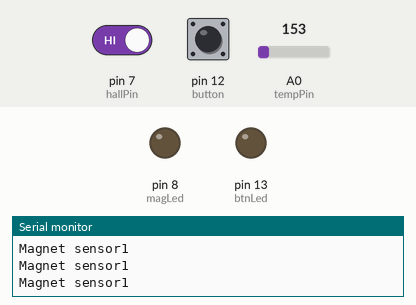
This sketch was run on a simulated Arduino Uno, built with avr-gcc and run on an emulated ATmega328P. On the bench: output pins drawn as LEDs (lit = HIGH), the last lines printed to the serial monitor. The inputs (shaded band) are chosen by the test bench; at power-on: pin 7 (hallPin) HIGH, pin 12 (button) LOW, A0 (tempPin) = 153. The local clock reads 2024-03-15 10:24:30 at power-on unless the sketch sets it.

Above: at 1.4 s.
1.5 s: pin 7 (hallPin) driven LOW
At 3.1 s:
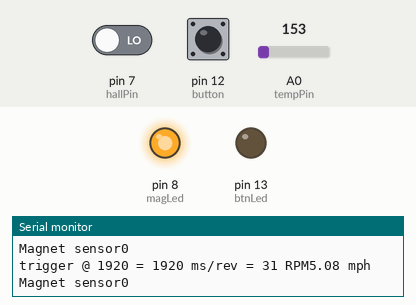
3.4 s: pin 12 (button) pulled HIGH for 1 s
At 4.6 s:
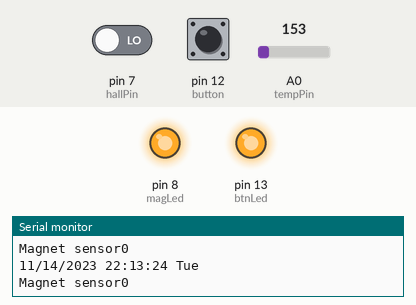
6.4 s: pin 12 (button) pulled HIGH for 3.2 s
At 10.3 s:
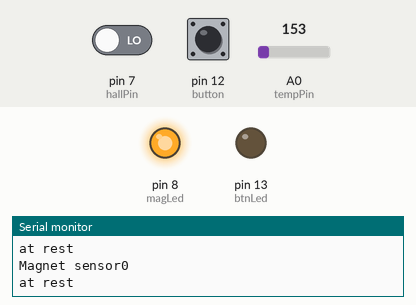
11.4 s: pin 7 (hallPin) driven HIGH
At 12.1 s:
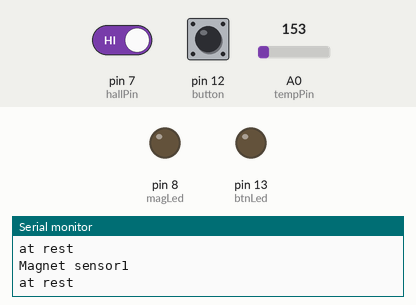
12.9 s: pin 12 (button) pulled HIGH for 1 s
At 14.0 s:
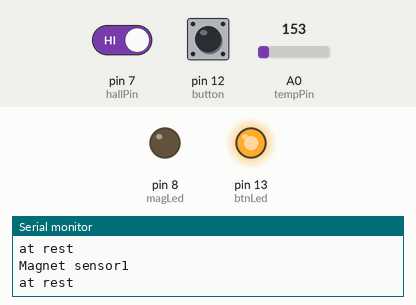
Timing chart, 0 to 15.9 s (numbered marks = the images above; inputs shaded):
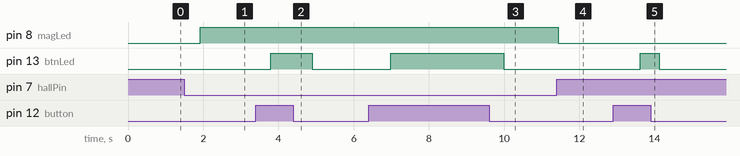

The sketch:

Final_Bike_Computer.ino
```cpp
/* Johanna Lynn
Bike Computer
Version 1.5
7/19/14

This sketch has 4 main methods:
  showDateTime()
  showSpeed()
  showTemp()
  showMain()
*/

// these are necessary to use the RTC
#include <Wire.h>
#include "RTClib.h"

// required to use the LCD
#include <SoftwareSerial.h>

// Create a software serial port!
SoftwareSerial lcd = SoftwareSerial(0,2);

// this declaration allows communication with the RTC chip
RTC_DS1307 RTC;

// this constant shows where we'll find the temp sensor
const int tempPin = A0;   // must be an analog pin !!
const int btnLed = 13;
const int magLed = 8;  // for testing
const int hallPin = 7;

//variables for RPM and Speed
int prevMag = HIGH;
long prevRevTime;
float mph;
int rpm;
float maxMPH;
const int revTimeout = 3000;
const int magRadius = 700;
const float wheelCircum = magRadius* 2 * PI / 25.4 / 12 / 5280;

// these variables are used to calculate the temperature
int tempValue;    // raw analog data
int tempMV;       // corresponding voltage
float tempCent;   // degrees Fahrenheit
float tempFahr;   // degrees Centigrade
float highTemp = -1023;
float lowTemp = 1023;

const int button = 12;
int mode = 3;

// these are used to print text abbreviations of months and weeks
const String dayName[7]  = {
  "Sun", "Mon", "Tue", "Wed", "Thu", "Fri", "Sat"};
const String monName[12] = {
  "Jan", "Feb", "Mar", "Apr", "May", "Jun",
  "Jul", "Aug", "Sep", "Oct", "Nov", "Dec"};

void setup() {
  //LED setup
  pinMode(btnLed, OUTPUT);
  pinMode(magLed, OUTPUT);
//  for(int i = 2; i < sizeof(ledPins); i++){
//    pinMode(ledPins[i], OUTPUT);
//  }

  //button setup
  pinMode(button, INPUT);

  //magnet setup
  pinMode(hallPin, INPUT);

  // setup the pin for the temp sensor input
  pinMode(tempPin, INPUT);

  // setup the serial port for sending data to the serial monitor or host computer
  Serial.begin(9600);

  //for clock
  Wire.begin();
  RTC.begin();

  // following line sets the RTC to the date & time this sketch was compiled
  RTC.adjust(DateTime(__DATE__, __TIME__));

  // setup the LCD
  lcd.begin(9600);
  // set the size of the display
  lcd.write(0xFE);
  lcd.write(0xD1);
  lcd.write(16);  // 16 columns
  lcd.write(2);   // 2 rows
  delay(10);
  //set the contrast, 200 is a good place to start
  lcd.write(0xFE);
  lcd.write(0x50);
  lcd.write(200);
  delay(10);
  // set the brightness - we'll max it (255 is max brightness)
  lcd.write(0xFE);
  lcd.write(0x99);
  lcd.write(255);
  delay(10);

  // display a startup message
  Serial.println ("****Start****");
}

uint8_t red, green, blue;

void loop() {
  if( digitalRead(button) == HIGH){
      mode++;
      if(mode > 3){
        mode = mode % 4;
      }
      digitalWrite(btnLed, HIGH);
  }else{
      digitalWrite(btnLed, LOW);
  }

  // read the raw value of the temp sensor
  tempValue = analogRead(tempPin);

  //temperature
  calcTemp();

  detectMagnet();

  if(mode == 0){
    showTemp(tempCent, tempFahr);
  } else if( mode == 1){
    showSpeed();
  } else if(mode ==2){
    showDateTime();
  } else {
    showMain();
  }
}

//COMPUTATION METHODS
void detectMagnet(){

  // check the sensor
  int magValue = digitalRead(hallPin);

  Serial.print("Magnet sensor");
  if(magValue == LOW){
    digitalWrite(magLed, HIGH);
  }else{
    digitalWrite(magLed, LOW);
  }
  Serial.println(digitalRead(hallPin));

  // see if the magnet is triggering this time through the loop -
  // that happens if there is a change from the previous time through the loop (in/out) AND it is coming in
  if ((magValue != prevMag) && (magValue == LOW)) {

    // see what time it is now
    long curRevTime = millis();

    // figure out the elapsed time
    long thisRevTime = curRevTime - prevRevTime;	// this is in ms (1000th of a sec)

    // convert to RPM
    // 1000 ms/sec * 60 sec/min = 60000 ms/min
    rpm =  60000 / thisRevTime;

    // and now to MPH, which depends on the circumference of the wheel, which is in miles
    // so, revs/minute * 60 min/hr * wheel circumference (miles)/rev = miles/hour
    mph = rpm * 60.0 * wheelCircum;

    if(mph > maxMPH){
      maxMPH = mph;
    }

    // write this to the serial monitor
    Serial.print("trigger @ ");
    Serial.print(curRevTime);
    Serial.print(" = ");
    Serial.print(thisRevTime);
    Serial.print(" ms/rev = ");
    Serial.print(rpm);
    Serial.print(" RPM");
    Serial.print(mph);
    Serial.println(" mph");

    // and save the trigger time for the next one
    prevRevTime = curRevTime;
  } else {
    // if no trigger has happened, we still need to check to see if the wheel has stopped,
    // in that case, we need to set the speed to zero; otherwise it will just stay at whatever it was last.
    // this is done by checking to see if the time since the last revolution is more than a fixed
    // timeout value. if so, we declare the wheel stopped.
    if ((millis() - prevRevTime) > revTimeout) {
      Serial.println("at rest");
      mph = 0.0;
      rpm = 0;
      delay(100);
    }
  }
  // and, regardless of whether the magnet has triggered, remember its in/out state for next time
  prevMag = magValue;
}

void calcTemp(){
  // an analog sensor on the Arduino returns a value between 0 and 1023, depending on the strength
  // of the signal it reads. (this is because the Arduino has a 10-bit analog to digital converter.)
  tempMV = map(tempValue, 0, 1023, 0, 4999);
  // now convert this voltage to degrees, both Fahrenheit and Centigrade
  // this calculation comes from the spec of the specific sensor we are using
  tempCent = (tempMV - 500) / 10.0;
  tempFahr = (tempCent * 9 / 5.0) + 32;

  if(highTemp < tempFahr){
    highTemp = tempFahr;
  }
  if(lowTemp > tempFahr){
    lowTemp = tempFahr;
  }
}

//Methods to display on LCD
void showMain(){
  green = 0;
  lcd.write(0xFE);
  lcd.write(0xD0);
  lcd.write(255 - green);
  lcd.write(green);
  lcd.write((uint8_t)0);
  delay(10);

  refreshLCD();
  // create a custom character
  lcd.write(0xFE);
  lcd.write(0x4E);
  lcd.write((uint8_t)0); // location #0
  lcd.write((uint8_t)0x00); // 8 bytes of character data
  lcd.write(0x0A);
  lcd.write(0x15);
  lcd.write(0x11);
  lcd.write(0x11);
  lcd.write(0x0A);
  lcd.write(0x04);
  lcd.write((uint8_t)0x00);
  delay(10);

  refreshLCD();

  lcd.println("Bike Computer");
  lcd.print("   I ");
  lcd.write((uint8_t)0); // to print the custom character, 'write' the location
  lcd.print(" Arduino!");
  delay(500);
}

void showTemp(float cent, float fahr){
  red = 0;
  lcd.write(0xFE);
  lcd.write(0xD0);
  lcd.write(red);
  lcd.write((uint8_t)0);
  lcd.write(255 - red);
  delay(10);

  refreshLCD();

  lcd.print(fahr);
  lcd.print((char)223); //print an ASCII character with the value of 223, the degree symbol
  lcd.print("F ");
  lcd.print(cent);
  lcd.print((char)223);
  lcd.println("C");

  delay(100);
}

void showDateTime(){
  blue = 128;
  lcd.write(0xFE);
  lcd.write(0xD0);
  lcd.write((uint8_t)0);
  lcd.write(255 - blue);
  lcd.write(blue);
  delay(10);

  refreshLCD();

  DateTime rightNow = RTC.now();
  int curYear = rightNow.year();
  int curMonth = rightNow.month();
  int curDay = rightNow.day();
  int curHour = rightNow.hour();
  int curMin = rightNow.minute();
  int curSec = rightNow.second();
  int curWeekday = rightNow.dayOfWeek();

  // reformat it into a single string that looks like "mm/dd/yyyy hh:mm:sec"
  char string[20];  // a string with 19 characters in it (it has to be one longer than you need)

  sprintf(string, "%02d/%02d/%4d %02d:%02d:%02d", curMonth, curDay, curYear, curHour, curMin, curSec);

  // and print that also, with the name of the day of the week
  Serial.print(string);
  Serial.print(" ");

  // now add the 3-letter abbreviation of the day of the week to the end, converting the numeric value
  // into a string by a single lookup. (this is equivalent to a big if/else/if/else... statement, just
  // neater.)
  Serial.print(dayName[curWeekday]);
  Serial.println();

  lcd.print(string);
  lcd.print(" ");
  lcd.print(dayName[curWeekday]);
  delay(100);
}

void showSpeed(){
  refreshLCD();

  lcd.print(mph);
  lcd.print(" MPH");
  lcd.println();
  lcd.print(rpm);
  lcd.print(" RPM");
  delay(100);
}

void refreshLCD(){
  // clear screen
  lcd.write(0xFE);
  lcd.write(0x58);
  delay(10);
  // go 'home'
  lcd.write(0xFE);
  lcd.write(0x48);
  delay(10);
  //turn off cursors
  lcd.write(0xFE);
  lcd.write(0x4B);
  lcd.write(0xFE);
  lcd.write(0x54);
}
```

Measured:
- after the input at 1.5 s, pin 8 (magLed): LOW → HIGH after 0.42 s
- after the input at 3.4 s, pin 13 (btnLed): LOW → HIGH after 0.40 s, → LOW 1.1 s later
- after the input at 6.4 s, pin 13 (btnLed): LOW → HIGH after 0.58 s, → LOW 3.0 s later
- after the input at 11.4 s, pin 8 (magLed): HIGH → LOW at once
- after the input at 12.9 s, pin 13 (btnLed): LOW → HIGH after 0.72 s, → LOW 0.51 s later
